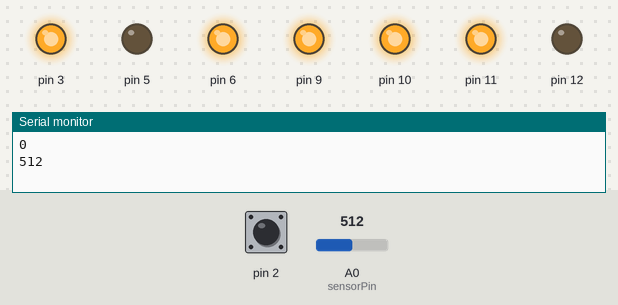
Simulated run of this sketch. Board: Arduino Uno, built with avr-gcc and run on an emulated ATmega328P. Shown: output pins drawn as LEDs (lit = HIGH), the last lines printed to the serial monitor. Dashed ring = blinking. Inputs (shaded band) come from the test bench; at power-on: pin 2 LOW, A0 (sensorPin) = 512.

Above: at 1.0 s.
2.7 s: pin 2 driven HIGH
At 7.1 s:
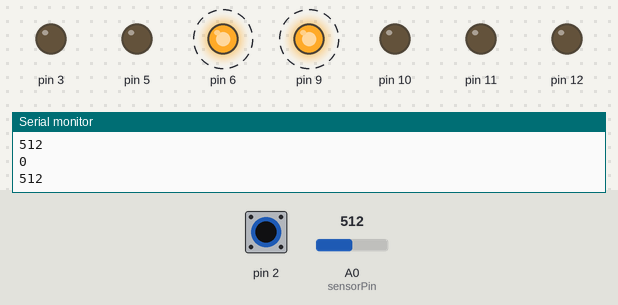
8.3 s: A0 (sensorPin) set to 737
12.2 s: A0 (sensorPin) set to 764
At 15.4 s:
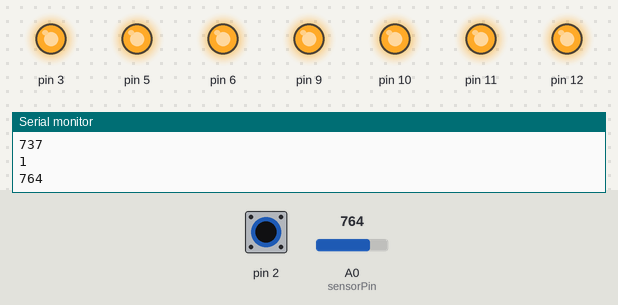
17.8 s: A0 (sensorPin) set to 716
At 19.5 s:
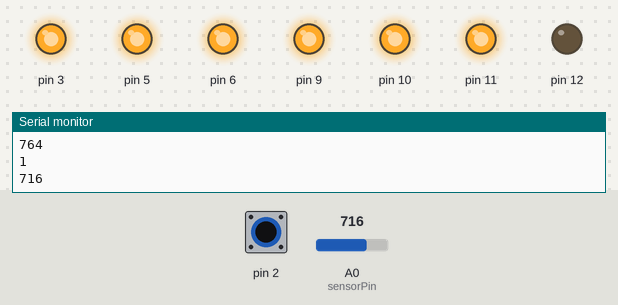
23.4 s: A0 (sensorPin) set to 900
At 27.7 s:
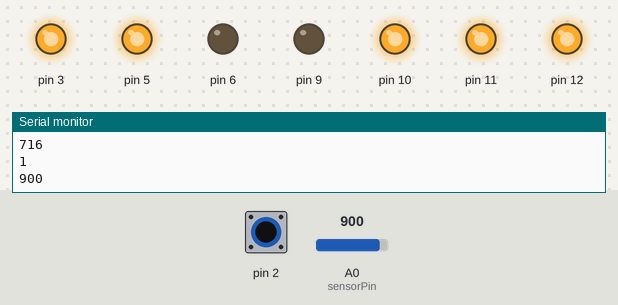
28.8 s: pin 2 pulsed LOW 5 times (0.12 s each, 0.3 s apart)
Timing chart, 0 to 36.9 s (numbered marks = the images above; inputs shaded):
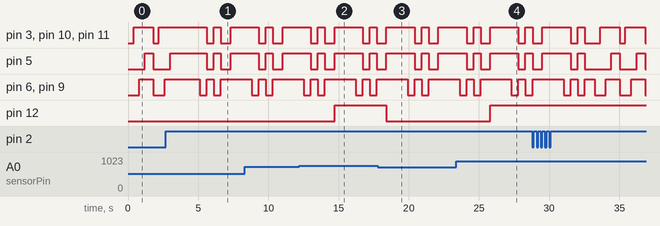

The sketch:

ss6B_ChristmasTreev2.ino
```cpp
int val = 0;
int old_val = 0;
int buttonState = 0;
const int sensorPin = A0;
int value;
void setup() {
  // put your setup code here, to run once:
//Initiate the LEDs and the Speaker
  Serial.begin(9600);
  pinMode(3, OUTPUT);
  pinMode(5, OUTPUT);
  pinMode(6, OUTPUT);
  pinMode(9, OUTPUT);
  pinMode(10, OUTPUT);
  pinMode(11, OUTPUT);
  pinMode(12, OUTPUT);

  pinMode(2,INPUT);
}

void loop() {
  Serial.println(buttonState);
  val= digitalRead(2);
value = analogRead(sensorPin);
  Serial.println(value);
  value = map(value, 550, 950, 0, 255);
  analogWrite(12, value);
  if((val==HIGH)&&(old_val==LOW))
  {
    buttonState= 1 - buttonState;
    delay(10);
  }
  if((val==LOW)&&(old_val==HIGH))
  {
    delay(10);
  }

  old_val = val;
//  digitalWrite(12, HIGH);
  if (buttonState == 1)
  {
  digitalWrite(3, HIGH);
  digitalWrite(5, HIGH);
  digitalWrite(6, HIGH);
  digitalWrite(9, HIGH);
  digitalWrite(10, HIGH);
  digitalWrite(11, HIGH);
  delay(1500);
  digitalWrite(6, LOW);
  digitalWrite(9, LOW);
  delay(500);
  digitalWrite(3, LOW);
  digitalWrite(5, LOW);
  digitalWrite(6, HIGH);
  digitalWrite(9, HIGH);
  digitalWrite(10, LOW);
  digitalWrite(11, LOW);
  delay(500);
  digitalWrite(3, HIGH);
  digitalWrite(5, HIGH);
  digitalWrite(6, LOW);
  digitalWrite(9, LOW);
  digitalWrite(10, HIGH);
  digitalWrite(11, HIGH);
  delay(500);
  digitalWrite(3, LOW);
  digitalWrite(5, LOW);
  digitalWrite(6, HIGH);
  digitalWrite(9, HIGH);
  digitalWrite(10, LOW);
  digitalWrite(11, LOW);
  delay(500);
//  digitalWrite(3, HIGH);
//  digitalWrite(5, HIGH);
//  digitalWrite(6, LOW);
//  digitalWrite(9, LOW);
//  digitalWrite(10, HIGH);
//  digitalWrite(11, HIGH);
//  delay(500);
//  digitalWrite(3, LOW);
//  digitalWrite(5, LOW);
//  digitalWrite(6, HIGH);
//  digitalWrite(9, HIGH);
//  digitalWrite(10, LOW);
//  digitalWrite(11, LOW);
//  delay(500);
  }
  else
  {
  digitalWrite(3, LOW);
  digitalWrite(5, LOW);
  digitalWrite(6, LOW);
  digitalWrite(9, LOW);
  digitalWrite(10, LOW);
  digitalWrite(11, LOW);
  delay(400);
  digitalWrite(3, HIGH);
  digitalWrite(5, LOW);
  digitalWrite(6, LOW);
  digitalWrite(9, LOW);
  digitalWrite(10, HIGH);
  digitalWrite(11, HIGH);
  delay(400);
  digitalWrite(3, HIGH);
  digitalWrite(5, LOW);
  digitalWrite(6, HIGH);
  digitalWrite(9, HIGH);
  digitalWrite(10, HIGH);
  digitalWrite(11, HIGH);
  delay(400);
  digitalWrite(5, HIGH);
  delay(400);
  }
  delay(200);
}
```

Measured:
- the behaviour switches between 750 and 751 on A0 (sensorPin) (found by bisection; images 1 and 2)
- after the input at 2.7 s, pin 6, pin 9: alternates HIGH for 0.50 s and LOW for 0.50 s, 4 changes in all, then stays HIGH, starting after 2.4 s
- after the input at 12.2 s, pin 12: LOW → HIGH after 2.5 s
- after the input at 17.8 s, pin 12: HIGH → LOW after 0.61 s
- after the input at 23.4 s, pin 12: LOW → HIGH after 2.4 s
